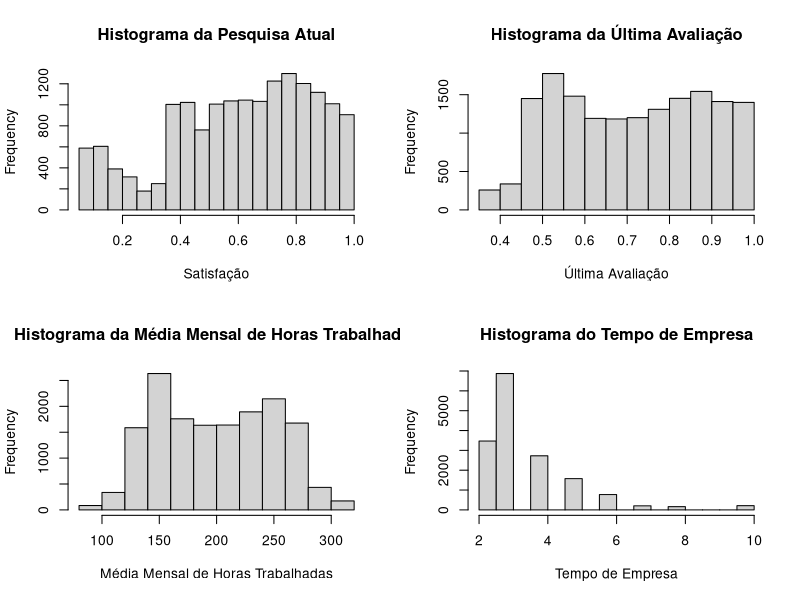

The R script that drew this image: (Note: this script raises an error after producing the figure.)
# Mini-Projeto 3 - Data Science Aplicada ao RH
# Análise Estatística em Avaliações Anuais de Desempenho e Previsão de Comportamento dos Funcionários

# Todos os detalhes para este Mini-Projeto estão nos manuais em pdf.

# Diretório de trabalho
getwd()
setwd("Dados/Mini_projeto_RH")

# Pacotes
library(ggplot2)
library(dplyr)

########## Carregando os Dados ########## 

# Carregando os dados
dados_aval = read.csv("dados/dataset.csv", sep = ';', stringsAsFactors = FALSE)


# Tipos de dados
class(dados_aval)
View(dados_aval)

str(dados_aval)

# Nomes das colunas 
names(dados_aval)

names(dados_aval)[2] <- c('Pesquisa_atual')
names(dados_aval)[8] <- c('Funcionario_ja_saiu?')


########## Limpeza dos Dados ########## 


# Observe que as colunas "nivel_satisfacao" e "ultima_avaliacao" são colunas numéricas, mas estão com vírgula.
# A Linguagem R não vai processar como valor numérico e vai gerar erros.
# Vamos então substituir vírgulas por pontos.
dados_aval$Pesquisa_atual <- as.numeric(gsub(",", ".", dados_aval$Pesquisa_atual))
dados_aval$ultima_avaliacao <- as.numeric(gsub(",", ".", dados_aval$ultima_avaliacao))

# Há uma coluna X (a primeira) que parece ser um índice ou ID. Podemos removê-la.
dados_aval$X = NULL

# Conferindo os dados
View(dados_aval)

# Ok, vamos fazer uma análise exploratória e compreender os dados.

########## Análise Exploratória ########## 

# Vamos visualizar mais alguns detalhes nos dados

# Dimensões dos dados
dim(dados_aval)

# Sumário estatístico
summary(dados_aval)

# Classes dos dados
sapply(dados_aval, typeof)
sapply(dados_aval, class)


# Os histogramas ajudam a compreender a distribuição das variáveis. Vamos criar alguns.
par(mfrow = c(2,2))
hist(dados_aval$Pesquisa_atual, main = "Histograma da Pesquisa Atual", xlab = "Satisfação")
hist(dados_aval$ultima_avaliacao, main = "Histograma da Última Avaliação", xlab = "Última Avaliação")
hist(dados_aval$media_mensal_horas, main = "Histograma da Média Mensal de Horas Trabalhadas", xlab = "Média Mensal de Horas Trabalhadas")
hist(dados_aval$tempo_empresa, main = "Histograma do Tempo de Empresa", xlab = "Tempo de Empresa")

# Chama atenção apenas o histograma do tempo de empresa. Parece haver outliers. Vamos checar.

# Boxplots ajudam a visualizar possíveis outliers
par(mfrow = c(2,2))
boxplot(dados_aval$nivel_satisfacao, main = "Satisfação")
boxplot(dados_aval$ultima_avaliacao, main = "Última Avaliação")
boxplot(dados_aval$media_mensal_horas, main = "Média Mensal de Horas Trabalhadas")
boxplot(dados_aval$tempo_empresa, main = "Tempo de Empresa")

# Confirmado. Temos alguns outliers apenas na variável "tempo_empresa".

# Criaremos agora um gráfico de barras mostrando a relação entre nível de satisfação e saída do colaborador da empresa.
# Mas como a variável saida está como valo binário (0 ou 1), teremos que criar uma variável auxiliar com valores em string.
dados_aval$saidaFlag[dados_aval$saida ==  1] = 'Saiu'
dados_aval$saidaFlag[dados_aval$saida ==  0] = 'Nao Saiu'

# Agora criamos o gráfico
par(mfrow = c(1,1))
tabela_saistf_saida <- table(dados_aval$saidaFlag, dados_aval$nivel_satisfacao)
barplot(tabela_saistf_saida, 
        main = "Nível de Satisfação x Saída da Empresa",
        xlab = "Nível de Satisfação", col = c("blue", "orange"),
        legend = rownames(tabela_saistf_saida), 
        beside = TRUE)

# Parece que pessoas com baixa avaliação de desempenho estão mais propensas a deixar a empresa, 
# ou porque foram demitidas ou porque foram buscar novas oportunidades. Nenhuma novidade.

# Será que o número de projetos nos quais o colaborador trabalhou teve influência para deixar a empresa? Vamos checar.
tabela_projetos_saida <- table(dados_aval$saidaFlag, dados_aval$num_projetos)
barplot(tabela_projetos_saida, 
        main = "Saída da Empresa x Número de Projetos",
        xlab = "Número de Projetos", 
        col = c("green", "red"),
        legend = rownames(tabela_projetos_saida), 
        beside = TRUE)

# Colaboradores trabalhando com 2, 6 e 7 projetos, deixaram a empresa em maior número. 
# Mas não parece haver uma relação direta entre número de projetos e saída da empresa.

# Vamos analisar a proporção de pessoas que deixaram a empresa em comparação com o nível de salário
p1 = ggplot(subset(dados_aval, saida == 1), aes(x = factor('Salario'), fill = factor(salario))) +
  geom_bar(width = 1, position = "fill", color = "black") + coord_polar(theta = "y") + theme_bw()+
  ggtitle("Saída da Empresa Por Nível de Salário") + xlab("") + ylab("") + scale_fill_discrete(name = "Salario")

p1 = p1 + theme(
  plot.title = element_text(color = "Black", size = 14, face = "bold.italic", hjust = 0.5),
  axis.title.x = element_text(color = "Black", size = 14, face = "bold"),
  axis.title.y = element_text(color = "Black", size = 14, face = "bold")
)
print(p1)

# De acordo com o gráfico, pessoas com maior nível salarial, deixam a empresa em menor número.

# Nossa próxima análise será sobre a relação entre o nível de satisfação e o nível de salário.
# Mas teremos que preparar os dados para isso.

# Será necessário criar uma nova coluna numérica para representar o nível de salário, 
# ou será complicado criar o gráfico.

# E vamos criar outra coluna para categoriar o nível de satisfação. Vamos ao trabalho.

# Criamos então uma nova coluna numérica para representar o salário
dados_aval$nivel_salario[which(dados_aval$salario == "baixo")] = 1
dados_aval$nivel_salario[which(dados_aval$salario == "medio")] = 2
dados_aval$nivel_salario[which(dados_aval$salario == "alto")] = 3

# Criamos uma nova coluna para o nível de satisfação.
dados_aval$nivel_satisf_colaborador[dados_aval$nivel_satisfacao >= 0.9] = '1.Maximo'
dados_aval$nivel_satisf_colaborador[dados_aval$nivel_satisfacao >= 0.8 & dados_aval$nivel_satisfacao < 0.9 ] = '2.Alto'
dados_aval$nivel_satisf_colaborador[dados_aval$nivel_satisfacao >= 0.6 & dados_aval$nivel_satisfacao < 0.8 ] = '3.Bom'
dados_aval$nivel_satisf_colaborador[dados_aval$nivel_satisfacao >= 0.4 & dados_aval$nivel_satisfacao < 0.6 ] = '4.Medio'
dados_aval$nivel_satisf_colaborador[dados_aval$nivel_satisfacao >= 0.2 & dados_aval$nivel_satisfacao < 0.4 ] = '5.Baixo'
dados_aval$nivel_satisf_colaborador[dados_aval$nivel_satisfacao <  0.2] = '6.Minimo'

# Convertemos a coluna para o tipo fator, pois o ggplot espera coluna com muitas categorias como sendo fator.
dados_aval$nivel_satisf_colaborador = as.factor(dados_aval$nivel_satisf_colaborador)

# Vamos tabular os dados para calcular as frequências
tabela_nivel_sal_satisf <- table(dados_aval$nivel_salario, dados_aval$nivel_satisf_colaborador)
View(tabela_nivel_sal_satisf)
class(tabela_nivel_sal_satisf)

# Observe que o objeto anterior é do tipo "table".
# Convertemos a tabela para dataframe para facilitar a manipulação.
tabela_nivel_sal_satisf_df <- as.data.frame(tabela_nivel_sal_satisf)

# Criamos duas colunas com nomes representativos e atribuímos os valores.
tabela_nivel_sal_satisf_df$nivel_salario = tabela_nivel_sal_satisf_df$Var1
tabela_nivel_sal_satisf_df$nivel_satisf_colaborador = tabela_nivel_sal_satisf_df$Var2

# E então zeramos as colunas antigas.
tabela_nivel_sal_satisf_df$Var1 = NULL
tabela_nivel_sal_satisf_df$Var2 = NULL

# E conferimos o resultado.
View(tabela_nivel_sal_satisf_df)

# Perfeito. Vamos plotar.

p2 <- ggplot(tabela_nivel_sal_satisf_df, aes(x = nivel_salario, y = Freq, fill = nivel_satisf_colaborador)) +
  geom_bar(position = "dodge", stat = 'identity') +
  ggtitle("Nível Salário x Nível Satisfação") + 
  xlab("Nível Salário") + 
  ylab("Frequência")

p2 = p2 + theme(
  plot.title = element_text(color = "Black", size = 14, face = "bold.italic", hjust = 0.5),
  axis.title.x = element_text(color = "Black", size = 14, face = "bold"),
  axis.title.y = element_text(color = "Black", size = 14, face = "bold")  
)
print(p2)

# Observe que interessante: O nível de satisfação "bom" é o maior em todos os níveis salariais.

# Vamos checar o número de colaboradores que deixaram a empreda, por departamento.

# Criamos a tabela de frequência convertemos para dataframe e ajustamos as colunas
tabela_dept <- table(dados_aval$departamento, dados_aval$saida)
tabela_dept_df <- as.data.frame(tabela_dept)
tabela_dept_df$departamento = tabela_dept_df$Var1
tabela_dept_df$saida = tabela_dept_df$Var2
tabela_dept_df$Var1 = NULL
tabela_dept_df$Var2 = NULL

# Extraímos um subset com os colaboradores que deixaram a empresa
tabela_dept_saiu_df <- subset(tabela_dept_df, saida == 1)
View(tabela_dept_saiu_df)

# Convertemos a variável para o tipo fator ordenando os níveis.
tabela_dept_saiu_df$departamento <- factor(tabela_dept_saiu_df$departamento, 
                                           levels = tabela_dept_saiu_df$departamento[order(-tabela_dept_saiu_df$Freq)])

# Criamos o plot
p3 <- ggplot(tabela_dept_saiu_df, aes(x = departamento, y = Freq, fill = "orange3")) +
  geom_bar(stat = 'identity') + theme(axis.text.x = element_text(angle = 45, hjust = 1)) + guides(fill = FALSE) +
  ggtitle("Número de Colaboradores Que Deixaram a Empresa Por Departamento") + xlab("Departmento")

p3 = p3 + theme(
  plot.title = element_text(color = "Black", size = 14, face = "bold.italic", hjust = 0.5),
  axis.title.x = element_text(color = "Black", size = 14, face = "bold"),
  axis.title.y = element_text(color = "Black", size = 14, face = "bold")
)
print(p3)

# A rotatividade está alta na área Comercial, em é a menor na área da Finanças.

# Podemos então analisar a satisfação dos colaboradores por departamento. Vamos calcular o nível médio de satisfação.

# Começamos agrupando os dados.
groupedByDept = dados_aval %>%
  group_by(departamento) %>%
  summarise(mean = mean(nivel_satisfacao), sd = sd(nivel_satisfacao), count = n())

# Convertemos o resultado para dataframe (está percebendo o padrão, não está?)
groupedByDept_df = data.frame(groupedByDept)

# Ordenamos pela média
groupedByDept_df = groupedByDept_df[order(groupedByDept_df$mean),]

# Criamos o plot
p4 <- ggplot(groupedByDept_df, aes(x = reorder(departamento, -mean), y = mean, fill = "skyblue")) +
  geom_bar(stat = 'identity') + theme(axis.text.x = element_text(angle = 45, hjust = 1)) + 
  guides(fill = FALSE) + coord_cartesian(ylim = c(0.55, 0.63)) +
  ggtitle("Nível de Satisfação Por Departamento") +
  xlab("Departmento") +
  ylab("Média")

p4 = p4 + theme(
  plot.title = element_text(color = "Black", size = 14, face = "bold.italic", hjust = 0.5),
  axis.title.x = element_text(color = "Black", size = 14, face = "bold"),
  axis.title.y = element_text(color = "Black", size = 14, face = "bold")
)
print(p4)

# O pessoal de Finanças tem a maior média de satisfação e até por isso, a menor rotatividade.

# Será que o número de projetos nos quais os colaboradores está trabalhando tem influência no nível de satisfação?

p5 <- ggplot(dados_aval, aes(x = factor(num_projetos), y = nivel_satisfacao, fill = factor(saida))) +
  geom_boxplot() + scale_fill_manual(values = c("orange", "purple"))+
  ggtitle("Número de Projetos x Nível de Satisfação") +
  xlab("Número de Projetos") +
  ylab("Nível de Satisfação")

p5 = p5 + theme(
  plot.title = element_text(color = "Black", size = 14, face = "bold.italic", hjust = 0.5),
  axis.title.x = element_text(color = "Black", size = 14, face = "bold"),
  axis.title.y = element_text(color = "Black", size = 14, face = "bold")
)
print(p5)

# Interessante. Observando apenas os colaboradores que deixaram a empresa vemos um nível de satisfação mais alto
# (acima da média), quando trabalhando em 2 projetos, mas o nível de satisfação cai com 4 e 5 projetos.

# Com 6 e 7 projetos, a média de satisfação é baixa, mas temos muitos ouliers.

# Vamos confirmar ou não esse padrão analisando o nível de satisfação com relação à última avaliação de desempenho.

p6 <-ggplot(dados_aval, aes(x = factor(num_projetos), y = ultima_avaliacao, fill = factor(saida))) +
  geom_boxplot() + scale_fill_manual(values = c("orange", "purple"))+
  ggtitle("Número de Projetos x Última Avaliação") +
  xlab("Número de Projetos") +
  ylab("Última Avaliação")

p6 = p6 + theme(
  plot.title = element_text(color  ="Black", size = 14, face = "bold.italic", hjust = 0.5),
  axis.title.x = element_text(color = "Black", size = 14, face = "bold"),
  axis.title.y = element_text(color = "Black", size = 14, face = "bold")
)
print(p6)

# O padrão é bastante similar. Talvez a empresa pudesse fazer uma divisão melhor dos projetos entre os colaboradores.

# Com isso finalizamos a análise exploratória. 

# Na parte 2 vamos formular algumas hipóteses, aplicar testes estatísticos para confirmá-las ou não e prever 
# o comportamento dos colaboradores de acordo com suas avaliações de desempenho e outros fatores.


